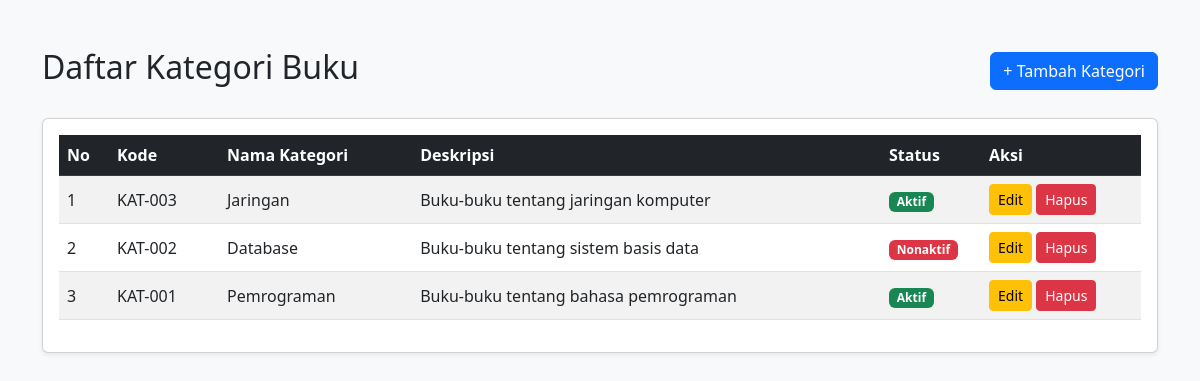
The page / on the database its author committed.
### tables this page shows
CREATE TABLE `kategori` (
  `id_kategori` int(11) NOT NULL,
  `kode_kategori` varchar(10) NOT NULL,
  `nama_kategori` varchar(50) NOT NULL,
  `deskripsi` text DEFAULT NULL,
  `status` enum('Aktif','Nonaktif') DEFAULT 'Aktif',
  `created_at` timestamp NOT NULL DEFAULT current_timestamp()
);

### index.php (the view, shortened to what this page needs)
<?php
require_once 'config/database.php';
$sql = "SELECT id_kategori, kode_kategori, nama_kategori, deskripsi, status FROM kategori ORDER BY id_kategori DESC";
$stmt = $conn->prepare($sql);
$stmt->execute();
$hasil = $stmt->get_result();
?>
<!DOCTYPE html>
<html lang="id">
<head>
    <link href="https://cdn.jsdelivr.net/npm/bootstrap@5.3.0/dist/css/bootstrap.min.css" rel="stylesheet">
</head>
<body class="bg-light">
    <div class="container mt-5">
        <div class="d-flex justify-content-between align-items-center mb-4">
            <h2>Daftar Kategori Buku</h2>
            <a href="create.php" class="btn btn-primary">+ Tambah Kategori</a>
        </div>
        <div class="card shadow-sm">
            <div class="card-body">
                <table class="table table-striped table-hover align-middle">
                    <thead class="table-dark">
                        <tr>
                            <th width="50">No</th>
                            <th width="110">Kode</th>
                            <th>Nama Kategori</th>
                            <th>Deskripsi</th>
                            <th width="100">Status</th>
                            <th width="160">Aksi</th>
                        </tr>
                    </thead>
                    <tbody>
                        <?php if ($hasil->num_rows > 0): ?>
                            <?php $no = 1; ?>
                            <?php while ($baris = $hasil->fetch_assoc()): ?>
                                <tr>
                                    <td><?= $no++ ?></td>
                                    <td><?= htmlspecialchars($baris['kode_kategori']) ?></td>
                                    <td><?= htmlspecialchars($baris['nama_kategori']) ?></td>
                                    <td><?= htmlspecialchars($baris['deskripsi'] ?? '-') ?></td>
                                    <td>
                                        <?php if ($baris['status'] == 'Aktif'): ?>
                                            <span class="badge bg-success">Aktif</span>
                                        <?php else: ?>
                                            <span class="badge bg-danger">Nonaktif</span>
                                        <?php endif; ?>
                                    </td>
                                    <td>
                                        <a href="edit.php?id=<?= $baris['id_kategori'] ?>" class="btn btn-warning btn-sm">Edit</a>
                                        <button onclick="confirmDelete(<?= $baris['id_kategori'] ?>)" class="btn btn-danger btn-sm">Hapus</button>
                                    </td>
                                </tr>
                            <?php endwhile; ?>
                        <?php else: ?>
                            <tr>
                                <td colspan="6" class="text-center text-muted">Belum ada data kategori.</td>
                            </tr>
                        <?php endif; ?>
                    </tbody>
                </table>
            </div>
        </div>
    </div>
</body>
</html>

### rows shown on the page
kategori: kode_kategori "KAT-003", nama_kategori "Jaringan", deskripsi "Buku-buku tentang jaringan komputer", status "Aktif"
kategori: kode_kategori "KAT-002", nama_kategori "Database", deskripsi "Buku-buku tentang sistem basis data", status "Nonaktif"
kategori: kode_kategori "KAT-001", nama_kategori "Pemrograman", deskripsi "Buku-buku tentang bahasa pemrograman", status "Aktif"
